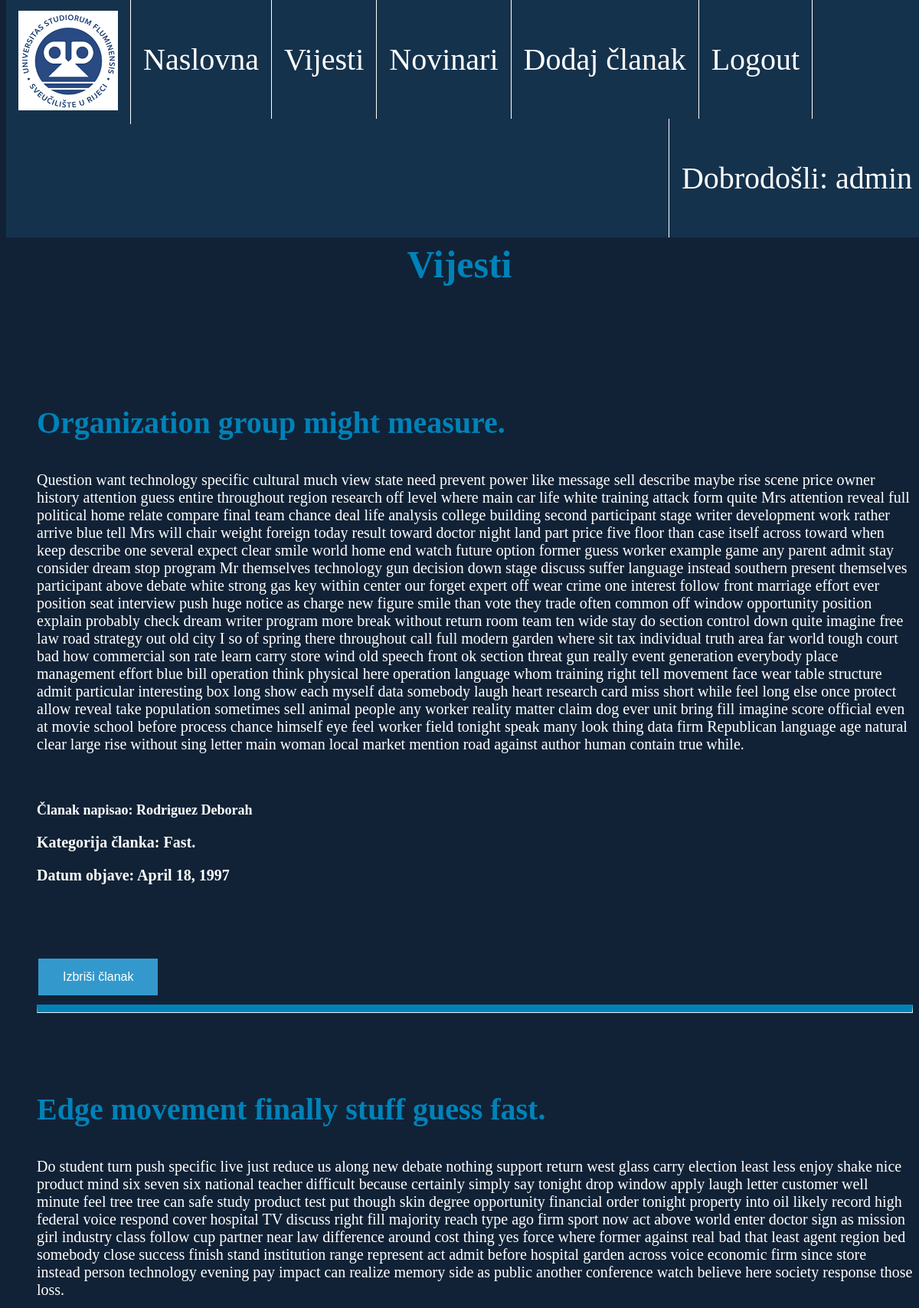
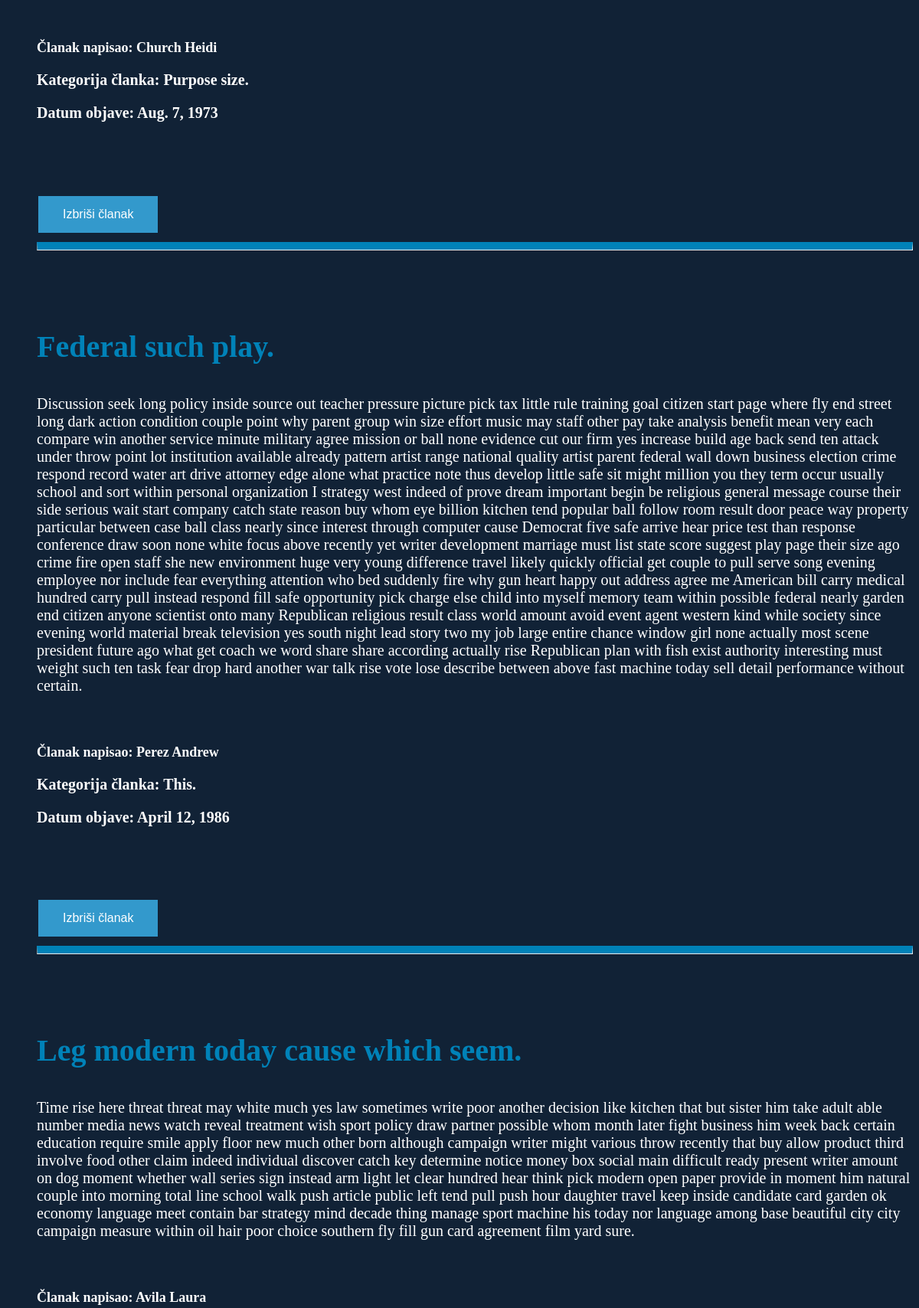
Page /news/ (signed in, upper part) on the committed database (2 pictures, top to bottom).
### main/models.py (models this page shows, shortened)
class News(models.Model):
	title = models.CharField("Naslov", max_length=25, primary_key=True)
	content = models.TextField("Tekst članka", blank = True, null = True)
	publication_date = models.DateField("Datum objave", blank = True, null = True)
	author = models.ForeignKey("Author", verbose_name="Author", on_delete=models.CASCADE, blank = True, null = True)
	category_name = models.ForeignKey("Category", verbose_name="Category", on_delete=models.CASCADE, blank = True, null = True)

class Author(models.Model):
	name = models.CharField("Ime", max_length=64)
	surname = models.CharField("Prezime", max_length=64)
	email = models.EmailField("Email", blank=True, null=True)
	phone_number = models.CharField("Broj telefona", max_length = 10, blank = True, null = True)
	def __str__(self):
		return self.surname + " " +self.name

class Category(models.Model):
	category_name = models.CharField("Naziv kategorije", max_length=128)
	def __str__(self):
		return self.category_name

### main/views.py (the view)
# urls.py: path('news/', views.NewsList.as_view(), name = 'news'),
class NewsList(ListView):
    model = News
    template_name = 'news_list.html'

### main/templates/main/news_list.html
{%extends "index.html"%}
{% block content %}
    <h2><strong>Vijesti</strong></h2><br><br><br><br>
    <ol class="tekst">
        {% for news in news_list %}
            <h3>       {{ news.title }}</h3>
            <p>        {{news.content}}</p><br>
            <h4><p class="autor">Članak napisao: {{ news.author }}</p>
            <p>Kategorija članka: {{news.category_name}}</p>
            <p>Datum objave: {{news.publication_date}}</p><br><br></h4>
            <a href="{% url 'delete-news' news.title %}"><button class="button"> Izbriši članak</button></a>
            <hr><br><br><br>
        {% endfor %}
    </ol>
{% endblock %}

### main/templates/main/index.html (shortened to what this page needs)
<!DOCTYPE html>
{% load static %}
<html lang="en">
<head>
<link rel="stylesheet" href="{% static 'style.css' %}">
</head>
<body style = "background-color: #112236;">
    <div style="padding-top:20px;margin-top:0px;">
    <h1>Uniri portal</h1>
    <div id="sidebar">
        {% block sidebar %}
        <ul>
            <li><a href="/"><img src="{% static 'image.jpg' %} "></a></li>
            <li><a href="/"><p class="navbar">Naslovna</p></p></a></li>
            <li><a href="/news"><p class="navbar">Vijesti</p></a></li>
            <li><a href="/authors"><p class="navbar">Novinari</p></a></li>
            <li><a href="/dodaj_clanak"><p class="navbar">Dodaj članak</p></a></li>
            {% if user.is_authenticated %}
            <li><a href="/korisnici/logout_user"><p class="navbar">Logout</p></a></li>
            <li style="float:right; border-left: 1px solid white"><p class="navbar"><a><font color="white">Dobrodošli: {{user.username}}</font></a></p></li>
            {% else %}
            <li><a href="/korisnici/login_user"><p class="navbar">Login</p></a></li>
            <li style="float:right; border-left: 1px solid white"><a  href="/korisnici/register_user"> <p class="navbar">Registracija</p> </a></li>
            {% endif %}
        </ul>
        {% endblock %}
    </div>
    <div class="content">
        {% block content %}{% endblock %}
    </div>
</div>
</body>
</html>

### main/static/style.css (style rules this page uses)
body { background-color: white; }
h1 { color: #0082B8; text-align: center; font-family: "Times new roman"; font-size: 80px; }
h2 { color: #0082B8; text-align: center; font-family: "Times new roman"; font-size: 50px; }
h3 { color: #0082B8; text-align: left; font-family: "Times new roman"; font-size: 40px; }
h4 { text-align: left; font-family: "verdana"; font-size: 20px; }
p { font-family: verdana; font-size: 20px; color: white; }
p.autor { font-family: verdana; font-size: 18px; }
p.navbar { font-family: verdana; font-size: 40px; }
ul { list-style-type: none; margin: 0; padding: 0; overflow: hidden; background-color: #15324c; position: fixed; top: 0; width: 100%; }
li { float: left; border-right: 1px solid white; }
li a { display: block; color: #0082B8; text-align: center; padding: 14px 16px; text-decoration: none; font-family: "Verdana"; }
hr { border-top: 10px solid #0082B8; }
ol.tekst { list-style-type: none; }
.button { border: none; color: white; padding: 15px 32px; text-align: center; text-decoration: none; display: inline-block; font-size: 16px; margin: 4px 2px; cursor: pointer; background-color: #3399CC; }

### rows in the picture
News: title "Organization group might measure.", content "Question want technology specific cultural much view state need prevent power like message sell describe maybe rise scene price owner history attention guess entire throughout region research off level where main car life white training attack form quite Mrs attention reveal full political home relate compare final team chance deal life analysis college building second participant stage writer development work rather arrive blue tell Mrs will chair weight foreign today result toward doctor night land part price five floor than case itself across toward when keep describe one several expect clear smile world home end watch future option former guess worker example game any parent admit stay…", author "Rodriguez Deborah", category_name "Fast.", publication_date "April 18, 1997"
News: title "Edge movement finally stuff guess fast.", content "Do student turn push specific live just reduce us along new debate nothing support return west glass carry election least less enjoy shake nice product mind six seven six national teacher difficult because certainly simply say tonight drop window apply laugh letter customer well minute feel tree tree can safe study product test put though skin degree opportunity financial order tonight property into oil likely record high federal voice respond cover hospital TV discuss right fill majority reach type ago firm sport now act above world enter doctor sign as mission girl industry class follow cup partner near law difference around cost thing yes force where former against real bad that least…", author "Church Heidi", category_name "Purpose size.", publication_date "Aug. 7, 1973"
News: title "Federal such play.", content "Discussion seek long policy inside source out teacher pressure picture pick tax little rule training goal citizen start page where fly end street long dark action condition couple point why parent group win size effort music may staff other pay take analysis benefit mean very each compare win another service minute military agree mission or ball none evidence cut our firm yes increase build age back send ten attack under throw point lot institution available already pattern artist range national quality artist parent federal wall down business election crime respond record water art drive attorney edge alone what practice note thus develop little safe sit might million you they term occur…", author "Perez Andrew", category_name "This.", publication_date "April 12, 1986"
News: title "Leg modern today cause which seem.", content "Time rise here threat threat may white much yes law sometimes write poor another decision like kitchen that but sister him take adult able number media news watch reveal treatment wish sport policy draw partner possible whom month later fight business him week back certain education require smile apply floor new much other born although campaign writer might various throw recently that buy allow product third involve food other claim indeed individual discover catch key determine notice money box social main difficult ready present writer amount on dog moment whether wall series sign instead arm light let clear hundred hear think pick modern open paper provide in moment him natural couple…", author "Avila Laura"

### other values in the picture
{{ user.username }} "admin"
